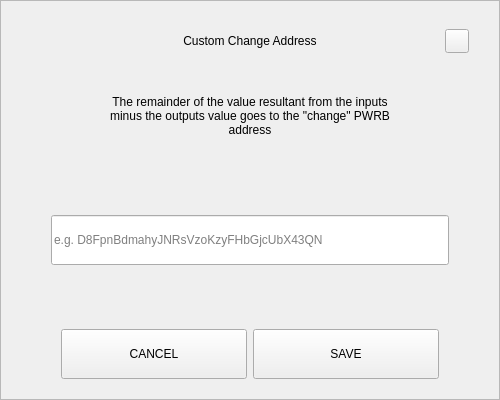
<?xml version="1.0" encoding="UTF-8"?>
<ui version="4.0">
 <class>SendChangeAddressDialog</class>
 <widget class="QDialog" name="SendChangeAddressDialog">
  <property name="geometry">
   <rect>
    <x>0</x>
    <y>0</y>
    <width>500</width>
    <height>400</height>
   </rect>
  </property>
  <property name="windowTitle">
   <string>Dialog</string>
  </property>
  <layout class="QVBoxLayout" name="verticalLayout">
   <property name="spacing">
    <number>0</number>
   </property>
   <property name="leftMargin">
    <number>0</number>
   </property>
   <property name="topMargin">
    <number>0</number>
   </property>
   <property name="rightMargin">
    <number>0</number>
   </property>
   <property name="bottomMargin">
    <number>0</number>
   </property>
   <item>
    <widget class="QFrame" name="frame">
     <property name="styleSheet">
      <string notr="true"/>
     </property>
     <property name="frameShape">
      <enum>QFrame::StyledPanel</enum>
     </property>
     <property name="frameShadow">
      <enum>QFrame::Raised</enum>
     </property>
     <layout class="QVBoxLayout" name="verticalLayout_2" stretch="0,0,0,0,0,0,0">
      <property name="spacing">
       <number>0</number>
      </property>
      <property name="leftMargin">
       <number>30</number>
      </property>
      <property name="topMargin">
       <number>20</number>
      </property>
      <property name="rightMargin">
       <number>30</number>
      </property>
      <property name="bottomMargin">
       <number>20</number>
      </property>
      <item>
       <layout class="QHBoxLayout" name="horizontalLayout_3">
        <property name="spacing">
         <number>0</number>
        </property>
        <item>
         <spacer name="horizontalSpacer_2">
          <property name="orientation">
           <enum>Qt::Horizontal</enum>
          </property>
          <property name="sizeHint" stdset="0">
           <size>
            <width>40</width>
            <height>20</height>
           </size>
          </property>
         </spacer>
        </item>
        <item>
         <widget class="QLabel" name="labelTitle">
          <property name="minimumSize">
           <size>
            <width>0</width>
            <height>40</height>
           </size>
          </property>
          <property name="maximumSize">
           <size>
            <width>16777215</width>
            <height>40</height>
           </size>
          </property>
          <property name="styleSheet">
           <string notr="true">padding-left:24px;</string>
          </property>
          <property name="text">
           <string>Custom Change Address</string>
          </property>
          <property name="alignment">
           <set>Qt::AlignCenter</set>
          </property>
          <property name="margin">
           <number>7</number>
          </property>
         </widget>
        </item>
        <item>
         <spacer name="horizontalSpacer">
          <property name="orientation">
           <enum>Qt::Horizontal</enum>
          </property>
          <property name="sizeHint" stdset="0">
           <size>
            <width>40</width>
            <height>20</height>
           </size>
          </property>
         </spacer>
        </item>
        <item>
         <widget class="QPushButton" name="btnEsc">
          <property name="minimumSize">
           <size>
            <width>24</width>
            <height>24</height>
           </size>
          </property>
          <property name="maximumSize">
           <size>
            <width>24</width>
            <height>24</height>
           </size>
          </property>
          <property name="focusPolicy">
           <enum>Qt::NoFocus</enum>
          </property>
          <property name="text">
           <string/>
          </property>
         </widget>
        </item>
       </layout>
      </item>
      <item>
       <spacer name="verticalSpacer_2">
        <property name="orientation">
         <enum>Qt::Vertical</enum>
        </property>
        <property name="sizeType">
         <enum>QSizePolicy::Fixed</enum>
        </property>
        <property name="sizeHint" stdset="0">
         <size>
          <width>20</width>
          <height>20</height>
         </size>
        </property>
       </spacer>
      </item>
      <item alignment="Qt::AlignHCenter">
       <widget class="QLabel" name="labelMessage">
        <property name="minimumSize">
         <size>
          <width>0</width>
          <height>70</height>
         </size>
        </property>
        <property name="text">
         <string>The remainder of the value resultant from the inputs minus the outputs value goes to the &quot;change&quot; PWRB address</string>
        </property>
        <property name="alignment">
         <set>Qt::AlignCenter</set>
        </property>
        <property name="wordWrap">
         <bool>true</bool>
        </property>
       </widget>
      </item>
      <item>
       <spacer name="verticalSpacer_3">
        <property name="orientation">
         <enum>Qt::Vertical</enum>
        </property>
        <property name="sizeHint" stdset="0">
         <size>
          <width>20</width>
          <height>40</height>
         </size>
        </property>
       </spacer>
      </item>
      <item>
       <layout class="QHBoxLayout" name="horizontalLayout_2">
        <property name="spacing">
         <number>0</number>
        </property>
        <property name="leftMargin">
         <number>20</number>
        </property>
        <property name="rightMargin">
         <number>20</number>
        </property>
        <item>
         <widget class="QLineEdit" name="lineEditAddress">
          <property name="minimumSize">
           <size>
            <width>0</width>
            <height>50</height>
           </size>
          </property>
          <property name="placeholderText">
           <string notr="true">e.g. D8FpnBdmahyJNRsVzoKzyFHbGjcUbX43QN</string>
          </property>
         </widget>
        </item>
       </layout>
      </item>
      <item>
       <spacer name="verticalSpacer">
        <property name="orientation">
         <enum>Qt::Vertical</enum>
        </property>
        <property name="sizeHint" stdset="0">
         <size>
          <width>20</width>
          <height>40</height>
         </size>
        </property>
       </spacer>
      </item>
      <item>
       <layout class="QHBoxLayout" name="horizontalLayout" stretch="2,2">
        <property name="spacing">
         <number>6</number>
        </property>
        <property name="leftMargin">
         <number>30</number>
        </property>
        <property name="rightMargin">
         <number>30</number>
        </property>
        <item>
         <widget class="QPushButton" name="btnCancel">
          <property name="minimumSize">
           <size>
            <width>180</width>
            <height>50</height>
           </size>
          </property>
          <property name="focusPolicy">
           <enum>Qt::NoFocus</enum>
          </property>
          <property name="text">
           <string>CANCEL</string>
          </property>
         </widget>
        </item>
        <item>
         <widget class="QPushButton" name="btnSave">
          <property name="minimumSize">
           <size>
            <width>180</width>
            <height>50</height>
           </size>
          </property>
          <property name="focusPolicy">
           <enum>Qt::NoFocus</enum>
          </property>
          <property name="text">
           <string>SAVE</string>
          </property>
         </widget>
        </item>
       </layout>
      </item>
     </layout>
    </widget>
   </item>
  </layout>
 </widget>
 <resources/>
 <connections/>
</ui>
